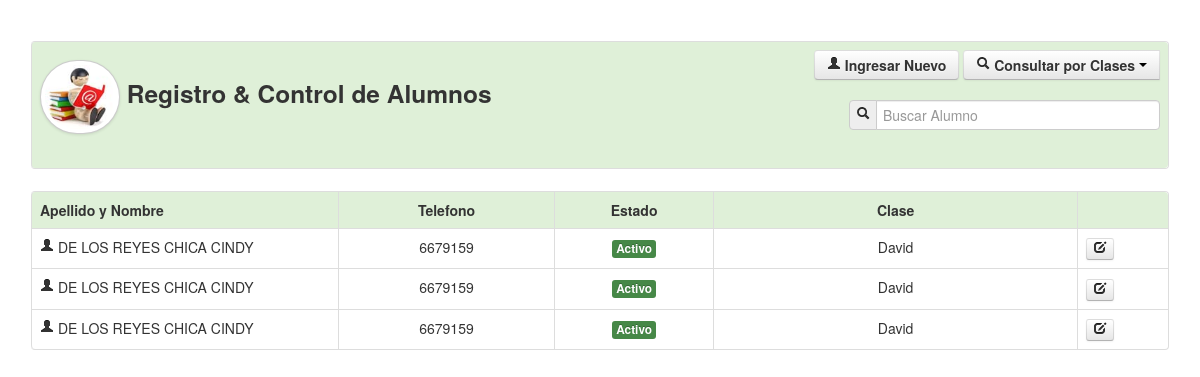
/alumnos.php?cursos=2 (signed in), run on the app's committed database.
### tables this page shows
CREATE TABLE IF NOT EXISTS `alumnos` (
  `id` int(11) NOT NULL AUTO_INCREMENT,
  `nombre` varchar(255) NOT NULL,
  `apellido` varchar(255) NOT NULL,
  `rut` varchar(255) NOT NULL,
  `telefono` varchar(255) NOT NULL,
  `fechan` date NOT NULL,
  `folio` varchar(255) NOT NULL,
  `curso` varchar(255) NOT NULL,
  `estado` varchar(255) NOT NULL,
  `maestro` varchar(255) NOT NULL,
  `pension` varchar(255) NOT NULL,
  `domicilio` varchar(255) NOT NULL,
  `estado_civil` varchar(255) NOT NULL,
  `grado` varchar(255) NOT NULL,
  PRIMARY KEY (`id`)
);

CREATE TABLE IF NOT EXISTS `salones` (
  `id` int(11) NOT NULL AUTO_INCREMENT,
  `nombre` varchar(255) NOT NULL,
  `curso` varchar(255) NOT NULL,
  `estado` varchar(255) NOT NULL,
  PRIMARY KEY (`id`)
);

### Connections/Local.php (called while the page is built, shortened)
<?php
	function limpiar($tags){
		$tags = strip_tags($tags);
		$tags = stripslashes($tags);
		$tags = mysql_real_escape_string($tags);
		return $tags;
	}
?>

### Class/class_alumnos.php (called while the page is built, shortened)
<?php
include_once('Connections/Local.php');
class Consultar_Salones{
	private $fetch;
	function __construct($codigo){
		$this->consulta = mysql_query("SELECT * FROM salones WHERE id='$codigo'");
		$this->fetch = mysql_fetch_array($this->consulta);
	}
	function consultar($campo){
		return $this->fetch[$campo];
	}
}
?>

### alumnos.php (the view, shortened to what this page needs)
<?php
		include_once('Connections/Local.php');
		include_once('Class/funciones.php');
		include_once('Class/class_alumnos.php');
		$maximo=5;
		if(!empty($_GET['pag'])){
			$pag=limpiar($_GET['pag']);
		}else{
			$pag=1;
		}
		$inicio=($pag-1)*$maximo;
?>
<!DOCTYPE html>
<html lang="en">
<head>
    <link href="css/bootstrap.css" rel="stylesheet">
    <link href="css/bootstrap-responsive.css" rel="stylesheet">
    <link href="css/docs.css" rel="stylesheet">
    <link href="js/google-code-prettify/prettify.css" rel="stylesheet">
</head>
<body data-spy="scroll" data-target=".bs-docs-sidebar">
<div align="center">
    <table width="95%" border="0">
      <tr>
        <td>
       	  <table class="table table-bordered">
              <tr class="success">
                <td>
                    <div class="row-fluid">
                      <div class="span6">
                        	<h3><img src="img/icono_alumno.jpg" class="img-circle img-polaroid" width="70" height="65">
                        	Registro & Control de Alumnos</h3>
                      </div>
                      <div class="span6">
                      	<div align="right">
                       	<a href="crear_alumno.php" class="btn">
                            	<strong><i class="icon-user"></i> Ingresar Nuevo</strong>
                        </a>
                        <div class="btn-group">
                            <button class="btn" data-toggle="dropdown">
                            	<i class="icon-search"></i> <strong>Consultar por Clases</strong> <span class="caret"></span>
                            </button>
                        </div>
                        <br><br>
                        <form name="form1" method="post" action="">
                            <div class="input-prepend">
                                <span class="add-on"><i class="icon-search"></i></span>
                                <input name="bus" type="text" placeholder="Buscar Alumno" class="input-xlarge" autocomplete="off">
                            </div>
                        </form>
                        </div>
                      </div>
                    </div>
                </td>
              </tr>
            </table>
        </td>
      </tr>
      <tr>
        <td>
        	<table class="table table-bordered table table-hover">
              <tr class="success">
                <td width="27%"><strong>Apellido y Nombre</strong></td>
                <td width="19%"><center><strong>Telefono</strong></center></td>
                <td width="14%"><center><strong>Estado</strong></center></td>
                <td width="32%"><center><strong>Clase</strong></center></td>
                <td width="8%">&nbsp;</td>
              </tr>
              <?php
			  	if(empty($_GET['cursos'])){
					if(empty($_POST['bus'])){
						$sql="SELECT * FROM alumnos ORDER BY apellido LIMIT $inicio, $maximo";
					}else{
						$bus=limpiar($_POST['bus']);
						$sql="SELECT * FROM alumnos WHERE nombre LIKE '$bus%' or apellido LIKE '$bus%' or rut='$bus' ORDER BY apellido LIMIT $inicio, $maximo";
					}
				}else{
					$bus=limpiar($_GET['cursos']);
					if($bus<>0){
						$sql="SELECT * FROM alumnos WHERE curso='$bus' ORDER BY apellido LIMIT $inicio, $maximo";
					}else{
						$sql="SELECT * FROM alumnos ORDER BY apellido LIMIT $inicio, $maximo";
					}
				}
			  	$can=mysql_query($sql);
				while($dato=mysql_fetch_array($can)){
					$salones = new Consultar_Salones($dato['curso']);
			  ?>
                  <tr>
                    <td><i class="icon-user"></i> <?php echo trim($dato['apellido']).' '.trim($dato['nombre']); ?></td>
                    <td><center><?php echo $dato['telefono']; ?></center></td>
                    <td>
                    	<center>
                        <a href="alumnos.php?estado=<?php echo $dato['id']; ?>" title="Cambiar Estado">
							<?php echo estado($dato['estado']); ?>
                        </a>
                        </center>
                    </td>
                    <td><center><?php echo $salones->consultar('nombre'); ?></center></td>
                    <td>
                    	<a href="crear_alumno.php?doc=<?php echo $dato['rut']; ?>" class="btn btn-mini" title="Actualizar Informacion">
                    		<i class="icon-edit"></i>
                        </a>
                    </td>
                  </tr>
              <?php } ?>
            </table>
        </td>
      </tr>
    </table>
</div>
</body>
</html>

### Class/funciones.php (shortened to what this page needs)
<?php
	function estado($estado){
		if($estado=='s'){
			return '<span class="label label-success">Activo</span>';
		}else{
			return '<span class="label label-important">No Activo</span>';
		}
	}
?>

### css/docs.css (style rules this page uses)
body { position: relative; padding-top: 40px; }

### data on the page
alumnos: apellido "DE LOS REYES CHICA", nombre "CINDY", telefono "6679159", estado "Activo", salones.nombre "David"
alumnos: apellido "DE LOS REYES CHICA", nombre "CINDY", telefono "6679159", estado "Activo", salones.nombre "David"
alumnos: apellido "DE LOS REYES CHICA", nombre "CINDY", telefono "6679159", estado "Activo", salones.nombre "David"
